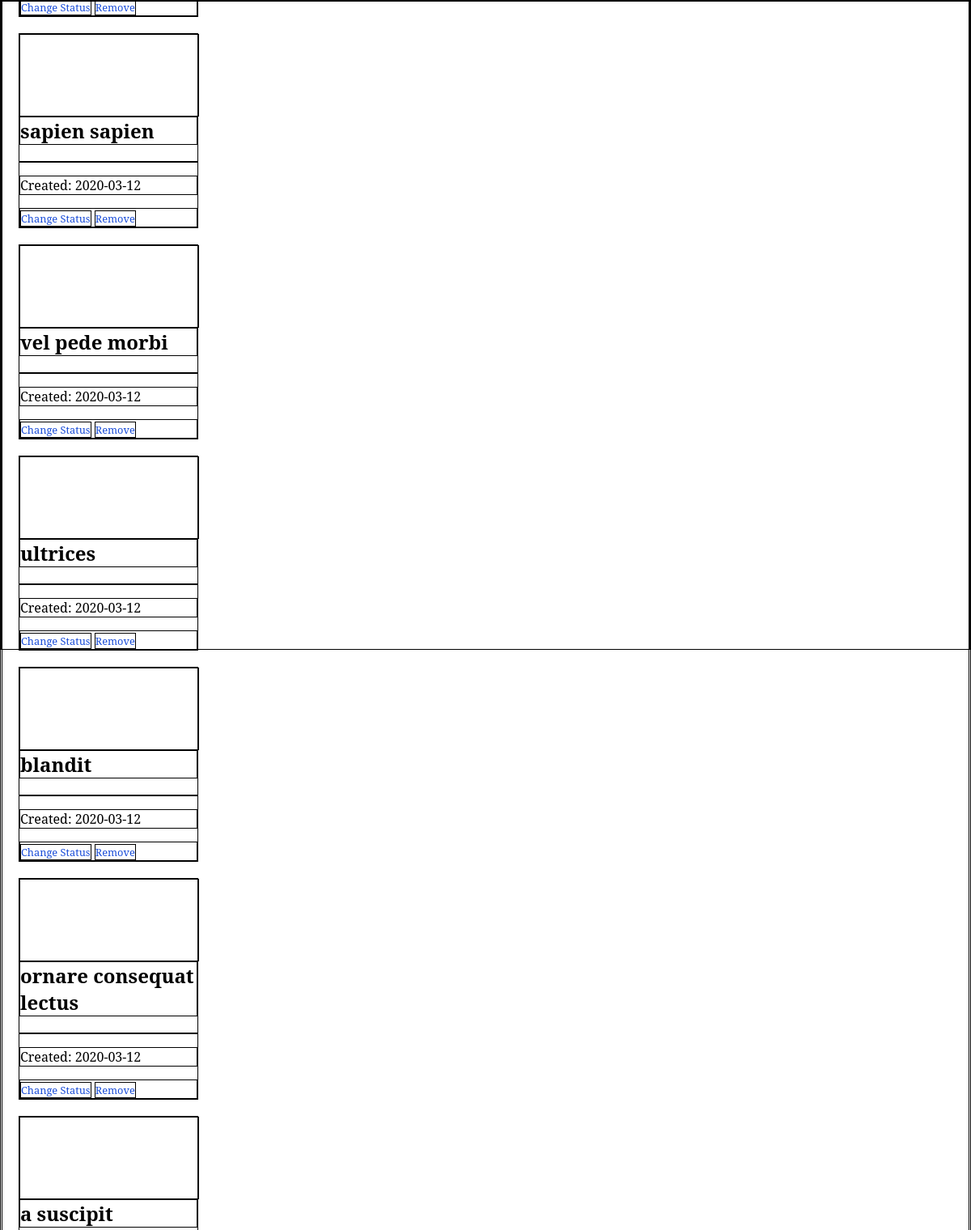
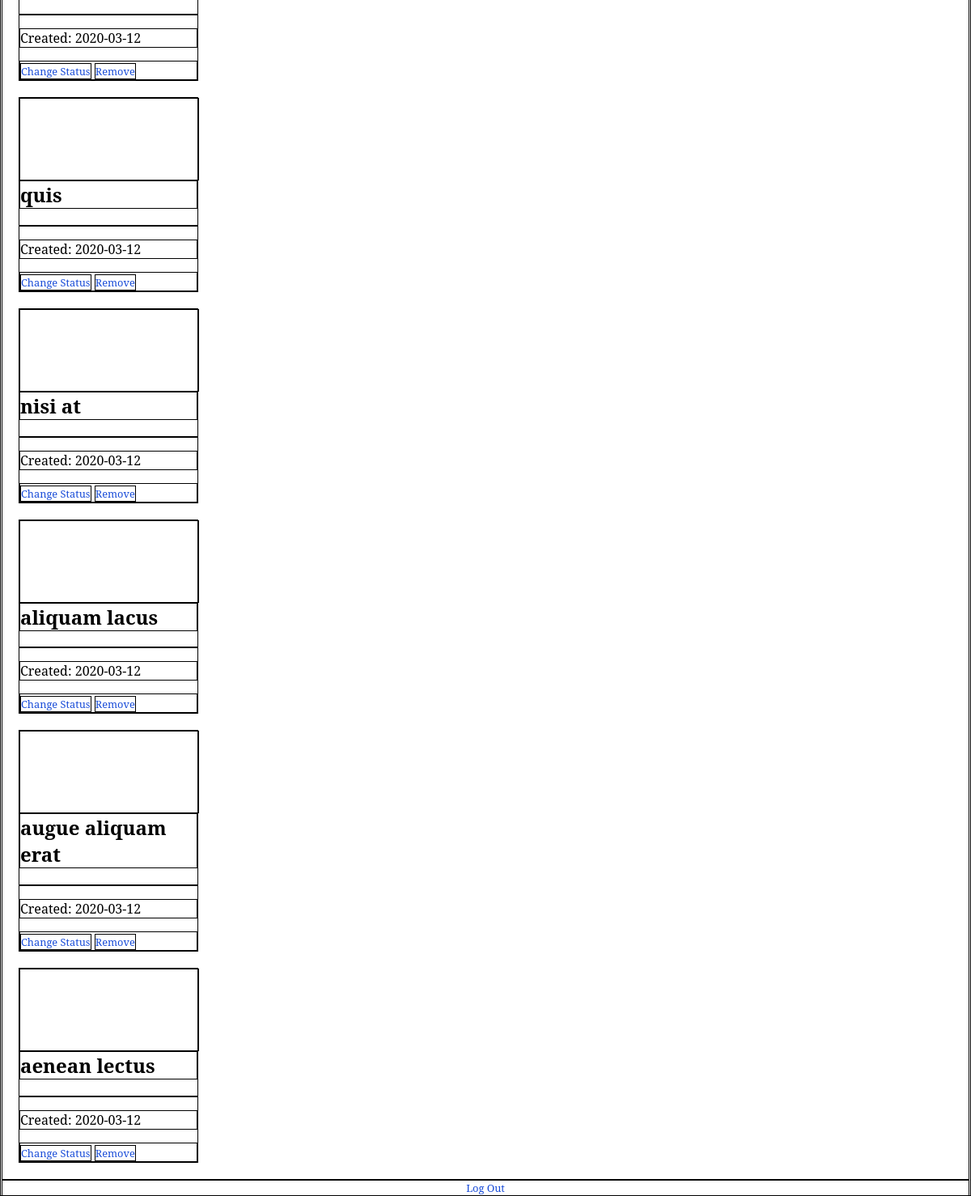
The page /users/Libbey (signed in) on the database its author committed (2 pictures, top to bottom).
### models.py (models this page shows, shortened)
class Abstract:
    id = Column(Integer, primary_key=True)
    created_on = Column(Date, default=date.today())

class Task(Abstract, Base):
    __tablename__ = 'tasks'
    title = Column(String(20), nullable=False)
    author_id = Column(Integer, ForeignKey('users.id', ondelete='CASCADE'), nullable=False)
    details = Column(Text)
    deadline = Column(Date)
    status = Column(Boolean, default=0)
    author = relationship(User)

### app.py (the view)
@app.route('/users/<name>')
def user_page(name):
    user_tasks = get_user_tasks(name)
    access_id = None
    if get_user_info(name) != None:
        access_id = get_user_info(name)["access_id"]
    return render_template('user.html', name=name, tasks=user_tasks, access_id=access_id)

### models.py (called while the page is built)
def get_user_info(name):
    engine = create_engine('sqlite:///app.db', echo=True)
    session = Session(bind=engine)
    user = session.query(User).filter_by(username=name).first()
    if user != None:
        user_info = {
                    "id": user.id,
                    "name": user.username,
                    "email": user.email,
                    "password": user.password,
                    "access": user.access,
                    "access_id": user.access_id
                    }
        session.close()
        return user_info
    session.close()
    return None

def get_user_tasks(name):
    engine = create_engine('sqlite:///app.db', echo=True)
    session = Session(bind=engine)
    user = session.query(User).filter_by(username=name).first()
    if user:
        user_tasks = user.tasks
        session.close()
        return user_tasks
    session.close()
    return None

### templates/user.html (shortened to what this page needs)
<head>
    <link rel="stylesheet" href="{{ url_for('static', filename='styles.css') }}">
    <link rel="stylesheet" href="{{ url_for('static', filename='user.css') }}">
</head>
{% if name != session['account'] %}
    <p>Something went wrong, please go to
        <a href={{ url_for('login') }}>Log In</a> /
        <a href={{ url_for('index') }}>Sign Up</a>
    </p>
{% else %}
    <div class="wrapper">
    {% for task in tasks %}
    <div id={{ loop.index|string }} class="card">
        <div class="card-img"></div>
        <h2 class="card-heading">{{ task.title }}</h2>
        <p class="card-details">{{ task.details }}</p>
        <p class="card-start-date">Created: {{ task.created_on }}</p>
        <div class="card-ui">
            <a href={{ "/status_task/" + loop.index|string }}>Change Status</a>
            <a href="#" onclick=remove_task(event)>Remove</a>
        </div>
    </div>
    {% endfor %}
    </div>
    <a href={{ url_for('logout') }}>Log Out</a>
{% endif %}

### static/styles.css (style rules this page uses)
a { text-align: center; text-decoration: none; color: rgb(25, 76, 216); font-size: 0.8rem; }

### static/user.css (style rules this page uses)
* { border: 1px solid #000; }
div.card { width: 220px; margin: 20px; }
div.card-img { height: 100px; width: 100%; background: url(https://avatars.mds.yandex.net/get-pdb/1598525/02eee8c3-9469-4a94-8d70-42ab42fc1519/s1200); background-size: cover; background-position: center; }
h2.card-heading { margin-top: 0; }

### rows shown on the page
Task: title "sapien sapien", created_on "2020-03-12"
Task: title "vel pede morbi", created_on "2020-03-12"
Task: title "ultrices", created_on "2020-03-12"
Task: title "blandit", created_on "2020-03-12"
Task: title "ornare consequat lectus", created_on "2020-03-12"
Task: title "a suscipit", created_on "2020-03-12"
Task: title "quis", created_on "2020-03-12"
Task: title "nisi at", created_on "2020-03-12"
Task: title "aliquam lacus", created_on "2020-03-12"
Task: title "augue aliquam erat", created_on "2020-03-12"
Task: title "aenean lectus", created_on "2020-03-12"
